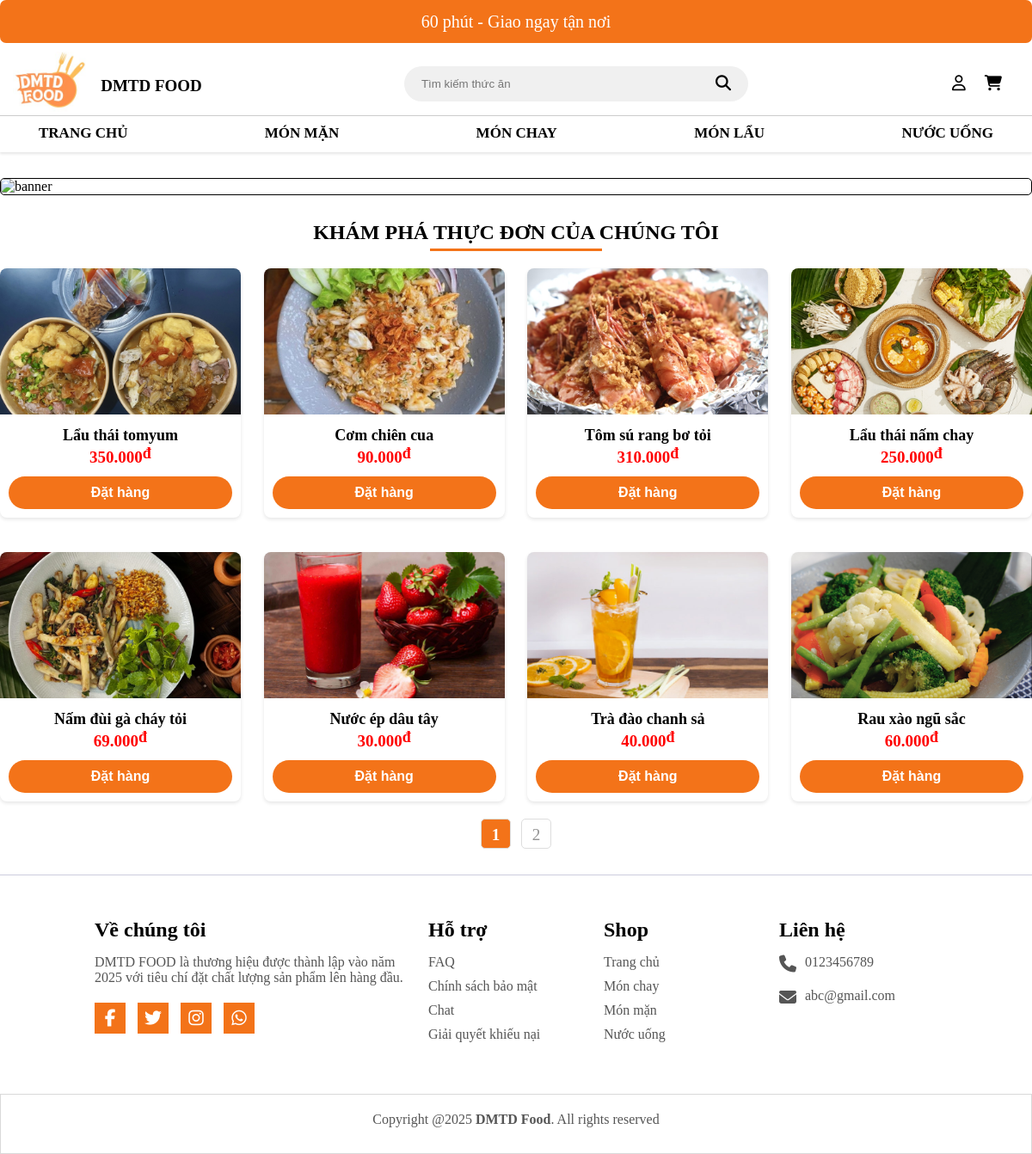
Screenshot of /controller/index.php with the database file from the repository.
### tables this page shows
CREATE TABLE `sanpham` (
  `MaSP` int(250) NOT NULL,
  `MaLoaiSP` int(250) NOT NULL,
  `TenSP` varchar(70) NOT NULL,
  `DonGia` int(11) NOT NULL,
  `MoTa` varchar(250) NOT NULL,
  `HinhAnh` varchar(200) NOT NULL,
  `TrangThai` int(10) NOT NULL DEFAULT 1,
  `SoLuongBan` int(10) NOT NULL DEFAULT 0
);

### controller/index.php (called while the page is built, shortened)
<?php
include "../view/header.php";
?>
<?php
include "../model/thuvien.php";
$conn = ketnoidb();
$limit = 8;
$sql_count = "SELECT COUNT(*) AS TongSanPham FROM sanpham";
$result_count = mysqli_query($conn, $sql_count);
$row = mysqli_fetch_assoc($result_count);
$total_products = $row['TongSanPham'];
$total_pages = ceil($total_products / $limit);
$page = isset($_GET['page']) ? (int)$_GET['page'] : 1;
$products = upLoadSanPham($page, $limit);
?>
<?php include "../view/home.php"?>
<?php
include "../view/footer.php";
?>

### model/thuvien.php (called while the page is built, shortened)
<?php
function ketnoidb(){
    $serve= "localhost";
    $user = "root";
    $password = "";
    $database = "web";
    $conn= new mysqli($serve,$user,$password,$database);
    return $conn;
}
function upLoadSanPham($page = 1, $limit = 6) {
  $conn = ketnoidb();
  $offset = ($page - 1) * $limit;
  $sql = "SELECT * FROM sanpham ORDER BY MaSP DESC LIMIT $limit OFFSET $offset";
  $result = mysqli_query($conn, $sql);
  $products = [];
  while ($pro = mysqli_fetch_assoc($result)) {
      $products[] = $pro;
  }
  return $products;
}
?>

### view/home.php (the view, shortened to what this page needs)
<section>
    <div id="wrapper">
        <div class="headline">
            <div class="section-title">Khám phá thực đơn của chúng tôi</div>
            <div class="header-underline"></div>
        </div>
    </div>
<div class="products">
 <?php if (!empty($products)): ?>
        <?php foreach ($products as $product): ?>
            <div class="products-item">
                <div class="product-top">
                    <a href="#t<?= $product['MaSP'] ?>" class="product-thumb">
                        <img src="../view/img/product/<?= htmlspecialchars($product['HinhAnh']) ?>" alt="<?= htmlspecialchars($product['TenSP']) ?>">
                    </a>
                </div>
                <div class="product-info">
                    <a href="#" class="product-name"><?= htmlspecialchars($product['TenSP']) ?></a>
                    <div class="product-price">
                        <span class="price"><?= number_format($product['DonGia'], 0, ',', '.') ?><span class="currency">đ</span></span>
                    </div>
                    <form action="index.php?act=cart" method="post">
                        <input type="submit" name="addcart" value="Đặt hàng">
                    </form>
                </div>
            </div>
        <?php endforeach; ?>
    <?php else: ?>
        <p>Không có sản phẩm nào!</p>
    <?php endif; ?>
</div>
<ul class="pagination product_pagination">
    <?php for ($i = 1; $i <= $total_pages; $i++): ?>
        <li class="pagination_item <?= ($page == $i ? 'pagination_active' : '') ?>">
            <a href="../controller/index.php?page=<?= $i ?>" class="pagination_item_link">
                <?= $i ?>
            </a>
        </li>
    <?php endfor; ?>
</ul>
</section>

### view/header.php (shortened to what this page needs)
<!DOCTYPE html>
<html lang="en">
<head>
    <link
      rel="stylesheet"
      href="https://cdnjs.cloudflare.com/ajax/libs/font-awesome/6.6.0/css/all.min.css"
    />
    <link rel="stylesheet" href="../view/css/style.css" />
</head>
<body>
<div class="header-banner">60 phút - Giao ngay tận nơi</div>
    <header class="header-top">
      <div class="container">
        <div class="logo">
          <a href="#" class="logo-img"
            ><img height="70" src="../view/img/DMTD-Food-Logo.jpg" alt="Logo"
          /></a>
          <span><b>DMTD FOOD</b></span>
        </div>
        <div class="box">
          <input type="text" placeholder="Tìm kiếm thức ăn" />
          <a href="filter.html">
            <i class="fa-solid fa-magnifying-glass"></i>
          </a>
        </div>
        <div class="action">
          <div class="item">
            <a href="#"><i class="fa-regular fa-user"></i></a>
          </div>
          <div class="item">
            <a href="register.html"
              ><i class="fa-solid fa-cart-shopping"></i
            ></a>
          </div>
        </div>
      </div>
    </header>
    <nav>
      <ul>
        <li><a href="#">Trang chủ</a></li>
        <li><a href="#">Món mặn</a></li>
        <li><a href="#">Món chay</a></li>
        <li><a href="#">Món lẩu</a></li>
        <li><a href="#">Nước uống</a></li>
      </ul>
    </nav>
    <div class="banner">
      <img
        src="../view/img/White Texture Modern Korean Food Banner.png"
        alt="banner"
      />
    </div>

### view/footer.php
<div class="wrappper">
      <footer>
        <div class="container">
          <div class="sec aboutus">
            <h2>Về chúng tôi</h2>
            <p>
              DMTD FOOD là thương hiệu được thành lập vào năm 2025 với tiêu chí
              đặt chất lượng sản phẩm lên hàng đầu.
            </p>
            <ul class="sci">
              <li>
                <a href="#"><i class="fab fa-facebook-f"></i></a>
              </li>
              <li>
                <a href="#"><i class="fab fa-twitter"></i></a>
              </li>
              <li>
                <a href="#"><i class="fab fa-instagram"></i></a>
              </li>
              <li>
                <a href="#"><i class="fa-brands fa-whatsapp"></i></a>
              </li>
            </ul>
          </div>
          <div class="sec quicklinks">
            <h2>Hỗ trợ</h2>
            <ul>
              <li><a href="#">FAQ</a></li>
              <li><a href="#">Chính sách bảo mật</a></li>
              <li><a href="#">Chat</a></li>
              <li><a href="#">Giải quyết khiếu nại</a></li>
            </ul>
          </div>
          <div class="sec quicklinks">
            <h2>Shop</h2>
            <ul>
              <li><a href="#">Trang chủ</a></li>
              <li><a href="#">Món chay</a></li>
              <li><a href="#">Món mặn</a></li>
              <li><a href="#">Nước uống</a></li>
            </ul>
          </div>
          <div class="sec contact">
            <h2>Liên hệ</h2>
            <ul class="info">
              <li>
                <span><i class="fa-solid fa-phone"></i></span>
                <p><a href="#">0123456789</a></p>
              </li>
              <li>
                <span><i class="fa-solid fa-envelope"></i></span>
                <p><a href="#">abc@gmail.com</a></p>
              </li>
            </ul>
          </div>
        </div>
      </footer>
    </div>
    <div class="copyrightText">
      <p>Copyright @2025 <strong>DMTD Food</strong>. All rights reserved</p>
    </div>
 </body>
</html>

### view/home.php (style rules this page uses)
.headline { text-align: center; margin: 20px auto; }
.headline .section-title { font-size: 24px; font-weight: bold; color: #000; text-transform: uppercase; display: inline-block; }
.headline .header-underline { width: 200px; height: 3px; background-color: #f37319; margin: 5px auto 0; }
.products { list-style-type: none; padding: 0; margin: 0 auto; display: flex; justify-content: space-between; gap: 20px; flex-wrap: wrap; }
.products-item { text-align: center; border-radius: 8px; width: calc(25% - 20px); background-color: #fff; overflow: hidden; margin-bottom: 20px; box-shadow: 0 2px 4px rgba(0, 0, 0, 0.1); transition: transform 0.3s ease, box-shadow 0.3s ease; flex-direction: column; }
.product-thumb img { width: 100%; height: 170px; object-fit: cover; transition: transform 0.3s ease; }
.product-info { padding: 10px; flex-grow: 1; }
.product-name { font-size: 18px; text-decoration: none; font-weight: bold; color: black; margin-bottom: 5px; }
.product-price { font-size: 24px; margin-bottom: 10px; }
.product-price .price { font-size: 19px; font-weight: bold; color: red; }
.currency { font-size: 18px; vertical-align: top; }
input[type="submit"] { display: inline-flex; align-items: center; justify-content: center; background-color: #f37319; color: #fff; padding: 10px 20px; border: none; border-radius: 20px; cursor: pointer; width: 100%; text-align: center; font-size: 16px; font-weight: bold; transition: background-color 0.3s ease; }
.pagination { display: flex; justify-content: center; align-items: center; padding: 0; list-style: none; }
.product_pagination { margin-bottom: 30px; }
.pagination_item { margin: 0 6px; }
.pagination_item_link { display: block; text-decoration: none; color: #939393; font-weight: 400; font-size: 1.2rem; min-width: 35px; height: 35px; text-align: center; line-height: 35px; border-radius: 5px; border: 1px solid #ddd; transition: 0.3s; }
.pagination_active .pagination_item_link { background-color: #f37319; color: white; font-weight: bold; }

### rows the page displays
sanpham: HinhAnh (picture), TenSP "Lẩu thái tomyum", DonGia "350.000"
sanpham: HinhAnh (picture), TenSP "Cơm chiên cua", DonGia "90.000"
sanpham: HinhAnh (picture), TenSP "Tôm sú rang bơ tỏi", DonGia "310.000"
sanpham: HinhAnh (picture), TenSP "Lẩu thái nấm chay", DonGia "250.000"
sanpham: HinhAnh (picture), TenSP "Nấm đùi gà cháy tỏi", DonGia "69.000"
sanpham: HinhAnh (picture), TenSP "Nước ép dâu tây", DonGia "30.000"
sanpham: HinhAnh (picture), TenSP "Trà đào chanh sả", DonGia "40.000"
sanpham: HinhAnh (picture), TenSP "Rau xào ngũ sắc", DonGia "60.000"
